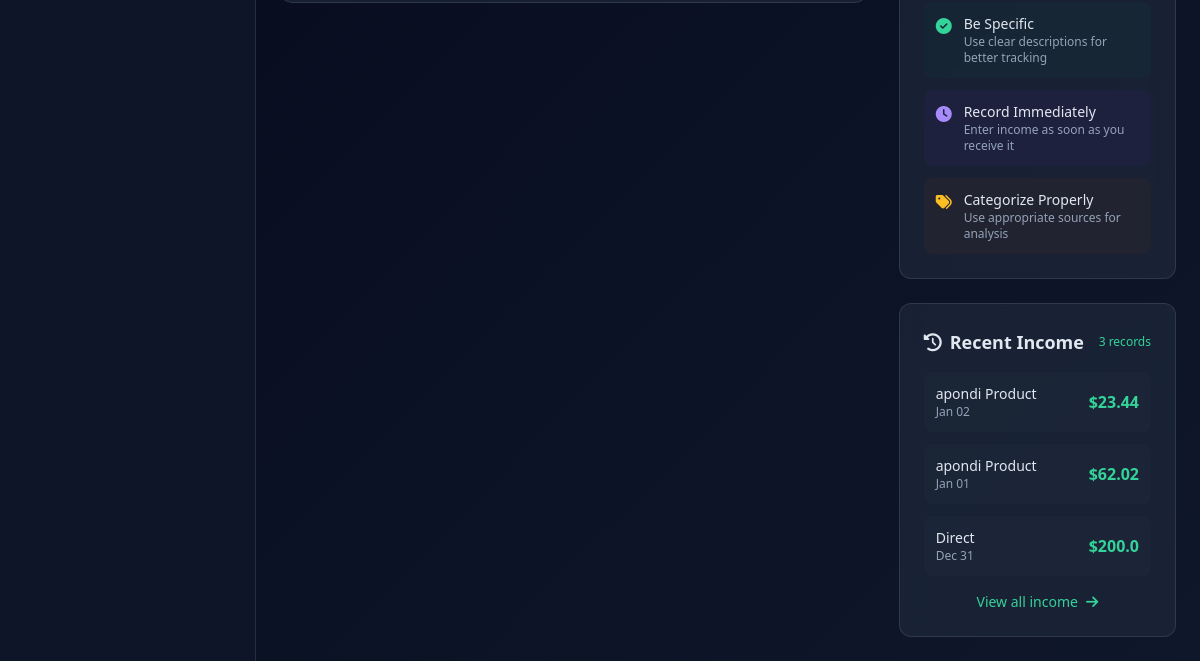
The app's page /income/new/ (signed in, lower part), older data.
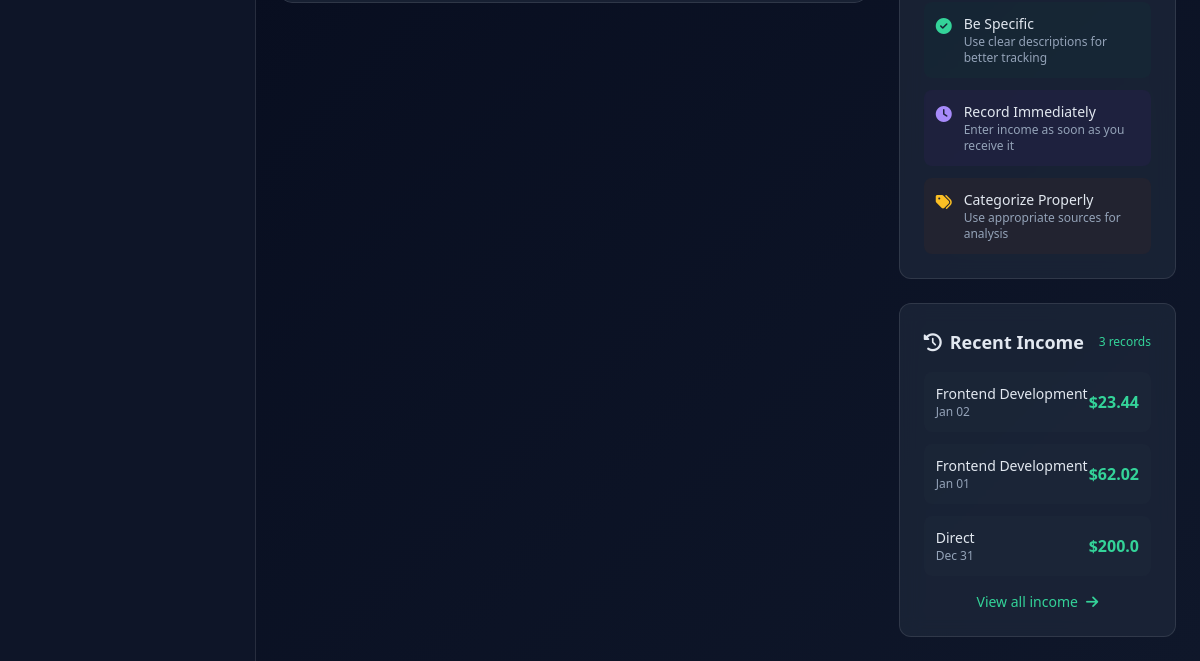
The same page, newer data.
### Tracker/models.py (models this page shows, shortened)
class Income(models.Model):
    user = models.ForeignKey(User, on_delete=models.CASCADE, null=True)
    source = models.ForeignKey(IncomeSource, on_delete=models.CASCADE, null=True, blank=True)
    wallet = models.CharField(max_length=100, choices=WALLETS, default="Bank")
    amount = models.FloatField(default=0)
    date = models.DateTimeField(default=timezone.now)
    description = models.TextField(default="")

class IncomeSource(models.Model):
    user = models.ForeignKey(User, on_delete=models.CASCADE, null=True, blank=True)
    name = models.CharField(max_length=100, default="")
    client = models.CharField(max_length=100, default="")
    start_date = models.DateTimeField(default=timezone.now)
    end_date = models.DateTimeField(default=timezone.now)
    worth = models.FloatField(default=0)
    got = models.BooleanField(default=False)
    description = models.TextField(default="")
    def __str__(self):
        return f"{self.name} - {self.client}"

### Tracker/views.py (the view, shortened to what this page needs)
# urls.py: path('income/new/', views.IncomeCreateView.as_view(), name='income-create'),
class IncomeCreateView(LoginRequiredMixin, CreateView):
    model = Income
    form_class = IncomeForm
    template_name = 'tracker/income_form.html'
    success_url = reverse_lazy('income-list')
    def get_context_data(self, **kwargs):
        context = super().get_context_data(**kwargs)
        user = self.request.user
        from django.db.models import Avg, Sum
        from django.utils import timezone
        from datetime import timedelta
        monthly_avg = Income.objects.filter(user=user).aggregate(
            avg=Avg('amount')
        )['avg'] or 0
        start_of_month = timezone.now().replace(
            day=1, hour=0, minute=0, second=0, microsecond=0
        )
        month_total = Income.objects.filter(
            user=user,
            date__gte=start_of_month
        ).aggregate(Sum('amount'))['amount__sum'] or 0
        recent_incomes = Income.objects.filter(user=user).order_by('-date')[:5]
        context.update({
            'monthly_avg': monthly_avg,
            'month_total': month_total,
            'income_goal': 5000,  # You can make this dynamic from user settings
            'recent_incomes': recent_incomes,
            'recent_count': Income.objects.filter(user=user).count(),
        })
        return context

### Tracker/templates/tracker/income_form.html (shortened to what this page needs)
{% extends 'tracker/base.html' %}
{% load widget_tweaks %}
{% block content %}
<div class="max-w-7xl mx-auto">
    <div class="grid grid-cols-1 lg:grid-cols-3 gap-8">
        <div class="lg:col-span-2">
        </div>
        <div class="space-y-6">
            <div class="card rounded-xl p-6">
                <div class="space-y-3">
                    <div class="flex items-start space-x-3 p-3 bg-emerald-900/10 rounded-lg">
                        <i class="fas fa-check-circle text-emerald-400 mt-1"></i>
                        <div>
                            <p class="font-medium text-sm">Be Specific</p>
                            <p class="text-xs text-slate-400">Use clear descriptions for better tracking</p>
                        </div>
                    </div>
                    <div class="flex items-start space-x-3 p-3 bg-violet-900/10 rounded-lg">
                        <i class="fas fa-clock text-violet-400 mt-1"></i>
                        <div>
                            <p class="font-medium text-sm">Record Immediately</p>
                            <p class="text-xs text-slate-400">Enter income as soon as you receive it</p>
                        </div>
                    </div>
                    <div class="flex items-start space-x-3 p-3 bg-amber-900/10 rounded-lg">
                        <i class="fas fa-tags text-amber-400 mt-1"></i>
                        <div>
                            <p class="font-medium text-sm">Categorize Properly</p>
                            <p class="text-xs text-slate-400">Use appropriate sources for analysis</p>
                        </div>
                    </div>
                </div>
            </div>
            <div class="card rounded-xl p-6">
                <div class="flex items-center justify-between mb-4">
                    <h4 class="text-lg font-semibold">
                        <i class="fas fa-history mr-2"></i>Recent Income
                    </h4>
                    <span class="text-xs text-emerald-400">{{ recent_count }} records</span>
                </div>
                <div class="space-y-3">
                    {% for income in recent_incomes|slice:":3" %}
                    <div class="flex items-center justify-between p-3 bg-slate-800/50 rounded-lg">
                        <div>
                            <p class="font-medium text-sm">{{ income.source.name|default:"Direct" }}</p>
                            <p class="text-xs text-slate-400">{{ income.date|date:"M d" }}</p>
                        </div>
                        <span class="font-bold text-emerald-400">${{ income.amount }}</span>
                    </div>
                    {% empty %}
                    <p class="text-slate-400 text-center py-4 text-sm">No recent income records</p>
                    {% endfor %}
                </div>
                <a href="{% url 'income-list' %}" class="mt-4 text-emerald-400 hover:text-emerald-300 text-sm font-medium flex items-center justify-center">
                    View all income <i class="fas fa-arrow-right ml-2"></i>
                </a>
            </div>
        </div>
    </div>
</div>
{% endblock %}

Row changes from the older to the newer data that the page shows:
changed Income "Jan 02": source.name "apondi Product" → "Frontend Development"
changed through a linked row, Income "Jan 01": source.name "apondi Product" → "Frontend Development"
